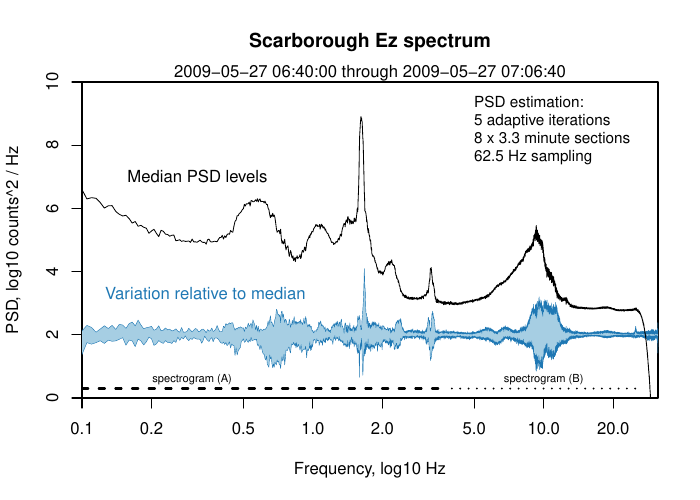

Here is the R script that generated this plot:
##
##  Creates figure(s) in text for Scarborough data
##
setwd("~/kook.processing/R/dev/packages/rlpSpec/figures")
# setwd("~/nute.processing/development/rlpSpec/figures")
source('funcload.R')
load("../data/scarb/scarb.rda")

library(psych)
library(ggplot2)
library(plyr)
library(reshape)
library(RColorBrewer)

scarb <- scarbl$ts
nt <- length(scarb)
sps <- scarbl$sps
cha <- scarbl$component

# wrapper for spectum estimation
doSCARBspec <- function(sdat, nit=0, tst=NULL, sps=1, cha=NULL, niter=5, tapcap=1e3){
  ## return a couple data frame with spectral estimates
  secst <- (tst-1)/sps
  sxnlen <- length(sdat)/sps
  rlpps <- pspectrum(sdat, niter=niter, fsamp=sps, plotpsd=F, tapcap=tapcap)
  dfspec <- data.frame(f=rlpps$f, psd=rlpps$psd, ntap=rlpps$ntaper, 
                       secst=secst, sxnlen=sxnlen, nit=factor(nit),
                       niter=niter, tapcap=tapcap)
  return(invisible(list(psd=rlpps, df=dfspec)))
}

nsxn <- 8
slen <- nt/nsxn
# Loop around sections of the full data vector
for (nit in 0:(nsxn-1)){
  tst <- nit*slen+1
  ten <- tst+slen-1
  dat <- scarb[tst:ten]
  scarbspec <- doSCARBspec(dat, nit=nit, tst=tst, sps=sps, cha=cha)
  if (nit==0){ 
    dfscarb1 <- scarbspec$df 
  } else {
    dfscarb1 <- rbind(dfscarb1, scarbspec$df)
  }
}
# Reshape (melt -> cast) to isolate by iteration
dfm <- reshape::melt.data.frame(dfscarb1, id.vars=c("nit","f"), measure.vars=c("psd"))
dfc <- reshape::cast(dfm, f~nit)
# f it1  it2  ...
# 0 p0/1 p0/2 ...
# ...
# cast using quantiles [ it_N replaced with CDF contours ]
dfc.quants <- reshape::cast(dfm, f~., quantile, probs = seq(0, 1, 0.10))

##
## Setup for plotting
##
frqs<-log10(dfc.quants$f)
f.p <- c(frqs,rev(frqs))
f.pmed <- 10^(frqs) #,rev(frqs))
q.frqs <- f.pmed
q.frqsp <- c(q.frqs,rev(q.frqs))
q.pmed <- log10(c(dfc.quants$X50.)) #, rev(dfc.quants$X0.)))
q.relmed <- log10(c(dfc.quants$X10., rev(dfc.quants$X90.))) - c(q.pmed, rev(q.pmed))

##
##  Figure 1: Show spectra and distribution contours
##
pal <- RColorBrewer::brewer.pal(n=10,"Paired")
pdf("./scarb.pdf", height=5)
plot(10^c(-2,2,2,-2),c(-2,-2,11,11), 
     ylim=c(0,10), xlim=10^log10(c(.1,31.25)), type="l", yaxs="i", xaxs="i",
     main="Scarborough Ez spectrum",
     xlab="Frequency, log10 Hz", ylab="PSD, log10 counts^2 / Hz",
     log="x")
lines(c(0.1,3.8),0.3*c(1,1),lty=2, lwd=2)
lines(c(4,25),0.3*c(1,1),lty=3, lwd=2)
text(c(0.3,10),0.5*c(1,1),c("spectrogram (A)","spectrogram (B)"),cex=0.7,adj=c(0.5,0))
text(5, 8.5, sprintf("PSD estimation:\n5 adaptive iterations\n%i x %.1f minute sections\n%s Hz sampling",nsxn,slen/sps/60,sps), cex=0.9, adj=c(0,0.5))
text(10^-0.5, 7, "Median PSD levels")
text(10^-0.9, 3.4, sprintf("80%s variation relative to median","%"),col=pal[2], adj=c(0,0.5))
mtext(sprintf("%s through %s", scarbl$tsst, scarbl$tsst+nt/sps))
# CDF contours relative to median
polygon(10^f.p, (q.relmed)+2, col=pal[1], border=pal[2], lwd=0.4)
lines(f.pmed, log10(dfc.quants$X50.), lwd=0.8)
dev.off()

##
## Figure 2A: Spectrogram for low frequencies
##

# now be selective
lims <- c(0,4)
fInd <- dfc$f>lims[1] & dfc$f<=lims[2]
frqs <- dfc$f[fInd]
dfc.med <- data.frame(f=dfc.quants$f, med=dfc.quants$X50.)
meds <- dfc.med$med[fInd]
iter <- 1:nsxn
dfmat <- as.matrix(dfc[fInd,(iter+1)])
#
pdf("./scarbSpecgram.pdf", height=5)
pal <- RColorBrewer::brewer.pal(n=8,"RdGy")
pal <- c(pal[5:8],pal[4:1])
filled.contour(y=(frqs), x=(iter-1)*slen/sps/60, log10(t(dfmat)), nlevels=5, 
               col=pal,
               ylim=lims,
               main="Scarborough Ez spectrogram (A)",
               ylab="Frequency, Hz", xlab=sprintf("Time, minutes from %s",scarbl$tsst), 
               plot.axes={ axis(1); axis(2); 
                           text(22.8,3.84,"PSD\nlog10 counts^2 / Hz", adj=c(1,1))
                           mtext(sprintf("%.1f minute sections",slen/sps/60))})
#
dev.off()

##
## Figure 2B: Spectrogram for high frequencies
##

nsxn <- 25
slen <- nt/nsxn
for (nit in 0:(nsxn-1)){
  tst <- nit*slen+1
  ten <- tst+slen-1
  dat <- scarb[tst:ten]
  scarbspec <- doSCARBspec(dat, nit=nit, tst=tst, sps=sps, cha=cha)
  if (nit==0){ 
    dfscarb2 <- scarbspec$df 
  } else {
    dfscarb2 <- rbind(dfscarb2, scarbspec$df)
  }
}
## Again, reshape and quantile
dfm <- reshape::melt.data.frame(dfscarb2, id.vars=c("nit","f"), measure.vars=c("psd"))
dfc <- reshape::cast(dfm, f~nit)
dfc.quants <- reshape::cast(dfm, f~., quantile, probs = seq(0, 1, 0.10))
#
lims <- c(4,25)
fInd <- dfc$f>lims[1] & dfc$f<=lims[2]
frqs <- dfc$f[fInd]
dfc.med <- data.frame(f=dfc.quants$f, med=dfc.quants$X50.)
meds <- dfc.med$med[fInd]
iter <- 1:nsxn
dfmat <- as.matrix(dfc[fInd,(iter+1)])
#
pdf("./scarbSpecgram2.pdf", height=5)
pal <- brewer.pal(n=9,"RdGy")
pal <- c(pal[5:9],pal[4:1])
filled.contour(y=(frqs), x=(iter-1)*slen/sps/60, log10(t(dfmat)), nlevels=8, 
               col=pal,
               ylim=lims,
               main="Scarborough Ez spectrogram (B)",
               ylab="Frequency, Hz", xlab=sprintf("Time, minutes from %s",scarbl$tsst), 
               plot.axes={ axis(1); axis(2); 
                           text(25,24,"PSD\nlog10 counts^2 / Hz", adj=c(1,1))
                           mtext(sprintf("%.1f minute sections",slen/sps/60))})
dev.off()

##
## Figure 3: Significant covariant correlations
##

lims <- c(0,25)
fInd<-dfc$f>lims[1] & dfc$f<=lims[2]
frqs <- dfc$f[fInd]
# length(frqs)
dfc.med <- data.frame(f=dfc.quants$f, med=dfc.quants$X50.)
meds <- dfc.med$med[fInd]
iter <- 1:nsxn
dfmat <- as.matrix(dfc[fInd,(iter+1)])

f.pmed <- dfc.quants$f
q.frqs <- f.pmed
q.frqsp <- c(q.frqs,rev(q.frqs))
q.pmed <- log10(c(dfc.quants$X50.)) #, rev(dfc.quants$X0.)))
q.relmed <- log10(c(dfc.quants$X10., rev(dfc.quants$X90.))) - c(q.pmed, rev(q.pmed))

## Pearson correlation (default) of frequencies, for iter combinations
dfmat.cor <- cor(t(dfmat)) # change method here if desired
## at N samples, correct correl. for significance (t-dist) and Bonferroni corr.
ctp <- psych::corr.p(dfmat.cor, nsxn, adjust="holm")
# output: p (Probabilities based on T), t (Students t-values), r (corrected correlation)
# decide what's significant: students t, 95% signif for 25-2=23 dof
dof <- nsxn-2
prc <- .99
sig <- qt(prc, dof)
sigt <- ctp$t > sig  
sigr <- ctp$r
# mask out insignificant correlations
sigcor <- ifelse(sigt, sigr, NA)
# Plot it
#
col <- RColorBrewer::brewer.pal("Spectral",n=11)
ylims <- lims; ylims[1] <- -10
labs <- seq(0, lims[2], by=2)
ylabs <- labs
ylabs[mod(labs,4)>0] <- ""
#
asp <- 1.1
pxht <- 1280
#
png("./scarbCorrel.png", res=200, height=asp*pxht, width=pxht)
#
filled.contour(x=(frqs), y=(frqs), z=(sigcor), col=rev(col), 
               xlim=lims, ylim=ylims, 
#                asp=1,
               zlim=c(0.45,1), nlevels=11, 
               main="Scarborough Ez spectrum correlations",
               xlab="Frequency, Hz", ylab="Frequency, Hz",
               plot.axes={ axis(1, at = labs, labels=ylabs)
                           axis(2, at = labs, labels=ylabs)
                           mtext(sprintf("Holm-Bonferroni %.0f%s Sig. at %i DoF",100*prc,'%',dof))
                           abline(h=0)
                           text(c(4.1,16),c(-3,-8),c("PSD","Variation"))
                           polygon(q.frqsp, 2*(q.relmed)-6.5, col="gray", border="black", lwd=0.4)
                           lines(q.frqs, log10(dfc.quants$X50.)-9, lwd=1)
                           })
#
dev.off()
##
##
##